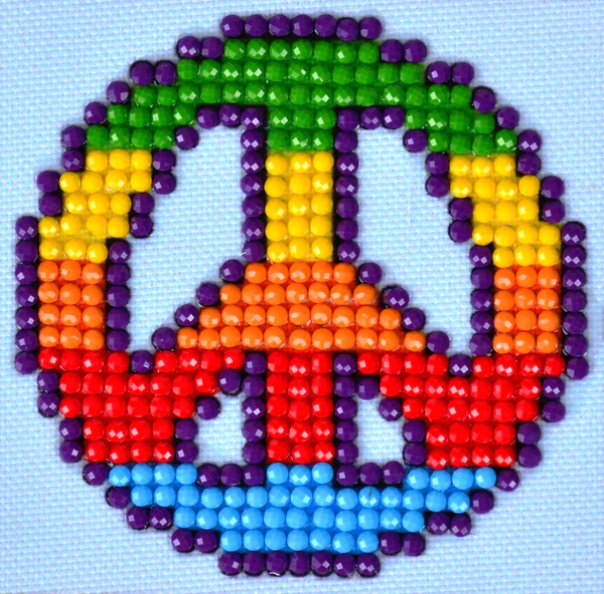
#> input picture data/01.png, 604 x 594 px
$ python -i pyramid.py   (imports and definitions only)
#> lines starting #> are read from the running program, lines starting #| are printed output that depends on the picture
#> further down, picture is the input picture: shape (594, 604, 3); mean B, G, R 139.9, 133.8, 148.7
import cv2


def downsample(image, filter_kernel, scale):
    """Downsample an image using the given filter kernel and scale factor."""
    # Apply Gaussian filter
    filtered = cv2.filter2D(image, -1, filter_kernel, borderType=cv2.BORDER_REFLECT)

    # Resize
    new_size = (int(image.shape[1] * scale), int(image.shape[0] * scale))
    output = cv2.resize(filtered, new_size, interpolation=cv2.INTER_LINEAR)

    return output


def upsample(image, filter_kernel, ref_image):
    """Upsample an image to match the reference size."""
    # Resize
    output = cv2.resize(image, (ref_image.shape[1], ref_image.shape[0]), interpolation=cv2.INTER_LINEAR)

    # Apply Gaussian filter
    output = cv2.filter2D(output, -1, filter_kernel, borderType=cv2.BORDER_REFLECT)

    return output


def pyramid(image, nlev=5, scale=0.5, sigma=1.0):
    """Build Gaussian and Laplacian pyramids."""
#> called with nlev = 5, scale = 0.5, sigma = 1
    # Create Gaussian kernel
    filter_size = 5
    filter_kernel = cv2.getGaussianKernel(filter_size, sigma)
    filter_kernel = filter_kernel * filter_kernel.T

    # Initialize pyramids
    G_pyr = [None] * nlev
    L_pyr = [None] * (nlev - 1)

    G_pyr[0] = image.copy()

    for level in range(nlev - 1):
        # Downsample
        image_down = downsample(image, filter_kernel, scale)

        # Compute Laplacian
        image_up = upsample(image_down, filter_kernel, image)
        L_pyr[level] = image - image_up

        # Store Gaussian level
        G_pyr[level + 1] = image_down

        # Update for next iteration
        image = image_down
#> this loop made 4 passes
#> pass 1, in downsample, `output = cv2.resize(filtered, new_size, interpolation=cv2.INTER_LINEAR)`:
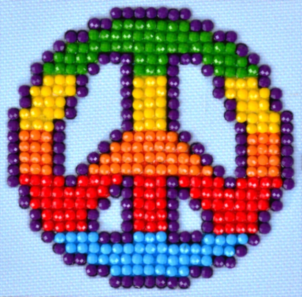
#> output: shape (297, 302, 3); mean B, G, R 140, 133.9, 148.8
#> pass 1, in upsample, `output = cv2.filter2D(output, -1, filter_kernel, borderType=cv2.BORDER..`:
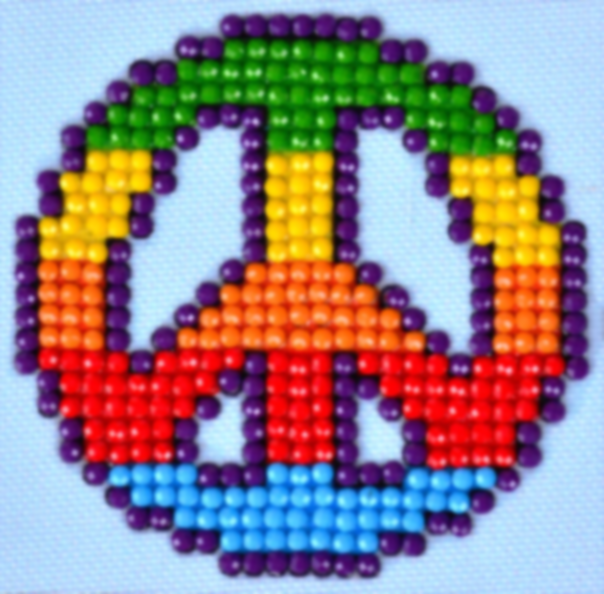
#> output: shape (594, 604, 3); mean B, G, R 139.9, 133.8, 148.7
#> after the loop:
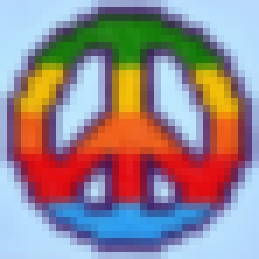
#> image: shape (37, 37, 3) (shown 7 times larger); mean B, G, R 139.8, 133.7, 148.6
#> after the loop, G_pyr = 5 items; L_pyr = 4 items

    return G_pyr, L_pyr

>>> import cv2
>>> picture = cv2.imread('../data/01.png')
>>> result = pyramid(picture)

$ run again, on data/02.png
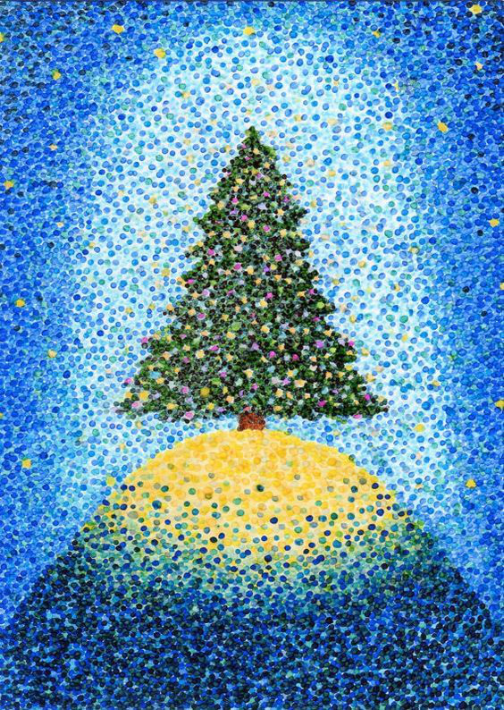
#> input picture data/02.png, 504 x 710 px
#> picture is the input picture: shape (710, 504, 3); mean B, G, R 177, 146.5, 97.3
#> the loop in pyramid, `for level in range(nlev - 1):` made 4 passes
#> pass 1, in upsample, `output = cv2.filter2D(output, -1, filter_kernel, borderType=cv2.BORDER..`:
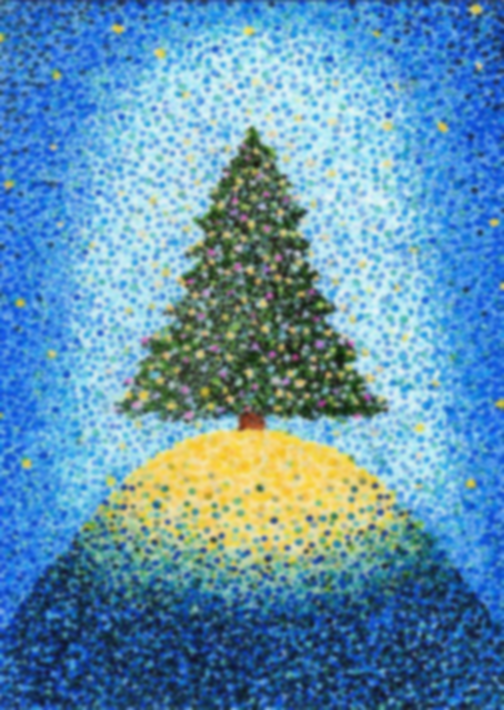
#> output: shape (710, 504, 3); mean B, G, R 177, 146.5, 97.3
#> after the loop in pyramid, `for level in range(nlev - 1):`:
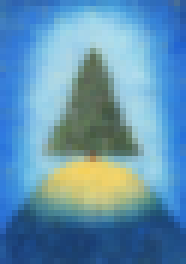
#> image: shape (44, 31, 3) (shown 6 times larger); mean B, G, R 176.8, 146.3, 97
#> after the loop in pyramid, `for level in range(nlev - 1):`: G_pyr = 5 items; L_pyr = 4 items

$ run again, on data/03.png
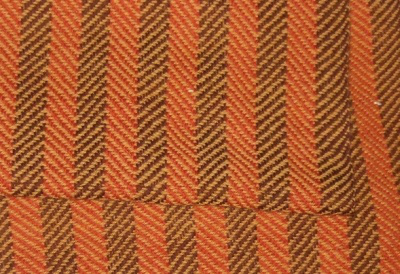
#> input picture data/03.png, 400 x 274 px
#> picture is the input picture: shape (274, 400, 3); mean B, G, R 46.2, 90.1, 170.3
#> the loop in pyramid, `for level in range(nlev - 1):` made 4 passes
#> pass 1, in downsample, `filtered = cv2.filter2D(image, -1, filter_kernel, borderType=cv2.BORDE..`:
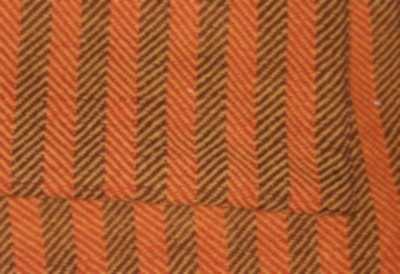
#> filtered: shape (274, 400, 3); mean B, G, R 46.2, 90.1, 170.3
#> pass 1, in downsample, `output = cv2.resize(filtered, new_size, interpolation=cv2.INTER_LINEAR)`:
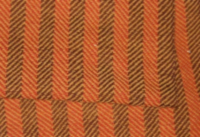
#> output: shape (137, 200, 3); mean B, G, R 46.3, 90.3, 170.4
#> after the loop in pyramid, `for level in range(nlev - 1):`: G_pyr = 5 items; L_pyr = 4 items

$ run again, on data/04.png
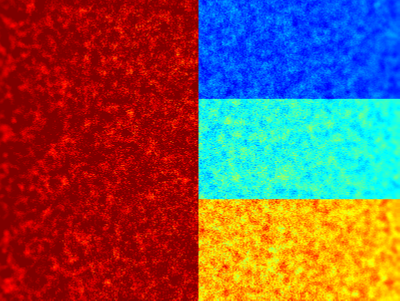
#> input picture data/04.png, 400 x 301 px
#> picture is the input picture: shape (301, 400, 3); mean B, G, R 79.5, 85.6, 128.7
#> the loop in pyramid, `for level in range(nlev - 1):` made 4 passes
#> pass 1, in downsample, `filtered = cv2.filter2D(image, -1, filter_kernel, borderType=cv2.BORDE..`:
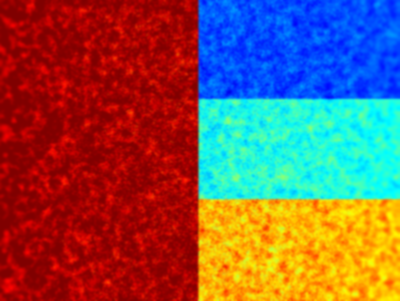
#> filtered: shape (301, 400, 3); mean B, G, R 79.5, 85.6, 128.7
#> pass 1, in downsample, `output = cv2.resize(filtered, new_size, interpolation=cv2.INTER_LINEAR)`:
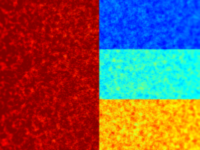
#> output: shape (150, 200, 3); mean B, G, R 79.5, 85.5, 128.6
#> after the loop in pyramid, `for level in range(nlev - 1):`: G_pyr = 5 items; L_pyr = 4 items
